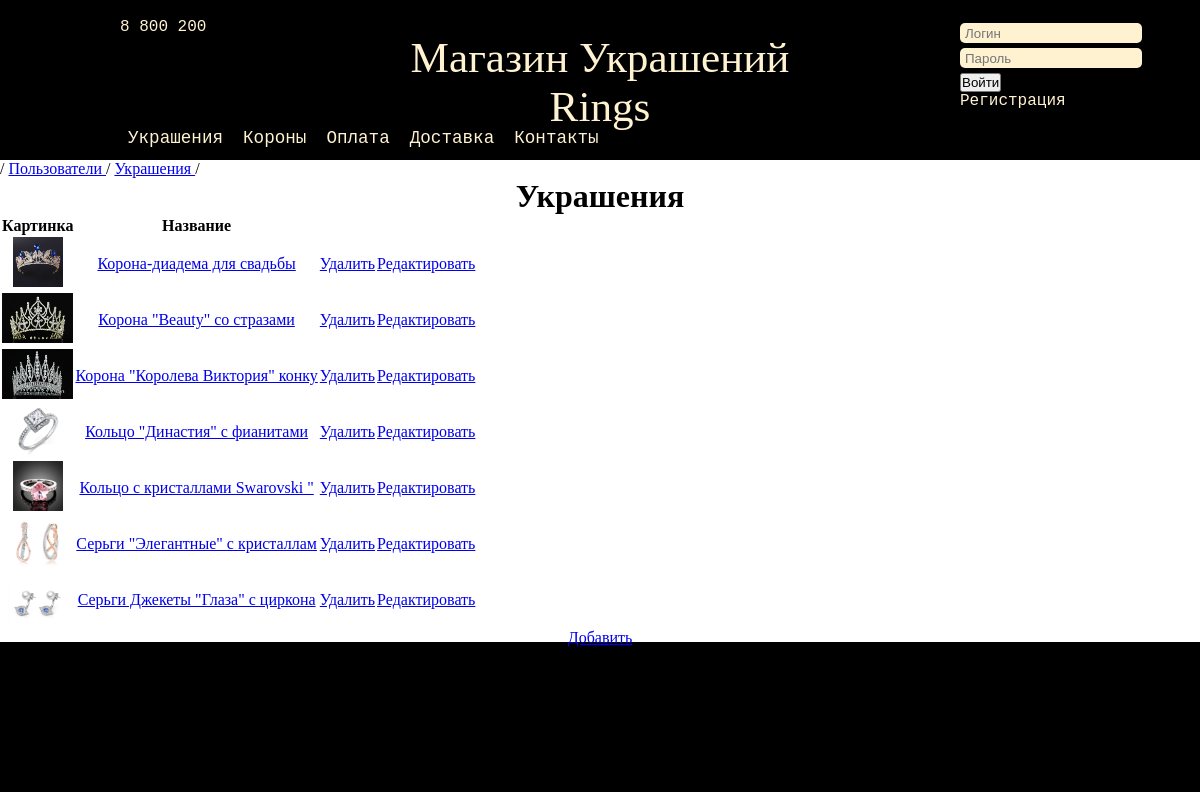
Screenshot of /admin007/jewels/ with the database file from the repository.
### mainapp/models.py (models this page shows, shortened)
class Jewel(models.Model):
    name = models.CharField(verbose_name=u'название', max_length=32, unique=True)
    category = models.ForeignKey('Category', blank=True)
    rating = models.PositiveIntegerField(verbose_name='рейтинг', default=0)
    image = models.ImageField(upload_to='img', blank=True)
    description = models.TextField(verbose_name='описание', blank=True)

### mainapp/views.py (the view)
# urls.py: url(r'admin007/jewels/', admin_jewels, name='admin_jewels'),
def admin_jewels(request):
    jewels = Jewel.objects.all()
    return render(request, 'admin_jewels.html', {'jewels': jewels})

### templates/admin_jewels.html
{% extends "base_admin.html" %}
{% block text %}
    <h1>Украшения</h1>
    <table class="table">
        <tr>
            <th>Картинка</th>
            <th>Название</th>
            <th></th>
            <th></th>
        </tr>
        {% for jewel in jewels %}
        <tr>
            {% if jewel.image %}
                <td><img style="height: 50px;" src="{{jewel.image.url}}" alt="{{jewel.name}}"></td>
            {% else %}
            <td></td>
            {% endif %}
            <td><a href="{% url 'jewels_detail' jewel.id %}">{{jewel.name}}</a></td>
            <td><a class="btn btn-danger" href="{% url 'jewels_delete' jewel.id %}">Удалить</a></td>
            <td><a class="btn btn-warning" href="{% url 'jewels_update' jewel.id %}">Редактировать</a></td>
        </tr>
        {% endfor %}
    </table>
    <a class="btn btn-primary" href="{% url 'jewels_create' %}">Добавить</a>
{% endblock %}

### static/style.css (style rules this page uses)
* { margin: 0; padding: 0; }
.gallery img { height: 600px; }

### rows the page displays
Jewel: image (picture), name "Корона-диадема для свадьбы"
Jewel: image (picture), name "Корона \"Beauty\" со стразами"
Jewel: image (picture), name "Корона \"Королева Виктория\" конку"
Jewel: image (picture), name "Кольцо \"Династия\" с фианитами"
Jewel: image (picture), name "Кольцо с кристаллами Swarovski \""
Jewel: image (picture), name "Серьги \"Элегантные\" с кристаллам"
Jewel: image (picture), name "Серьги Джекеты \"Глаза\" с циркона"
